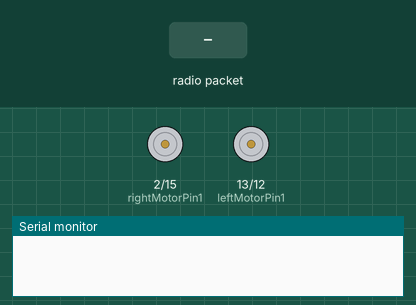
This sketch was run on a simulated ESP32. On the bench: motor-driver pin pairs drawn as motors (green arrow = first pin HIGH = forward, orange = second pin HIGH = backward, longer = more drive, scaled by the enable pin), the last lines printed to the serial monitor. Inputs (shaded band) come from the test bench.

Above: at 1.2 s.
1.3 s: radio packet "A" arrives
At 2.9 s:
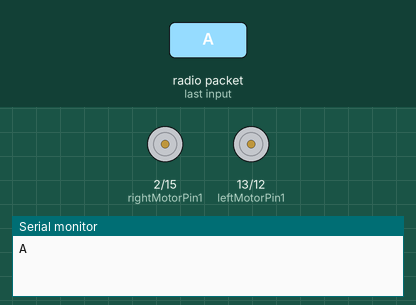
3.2 s: radio packet "D" arrives
At 4.3 s:
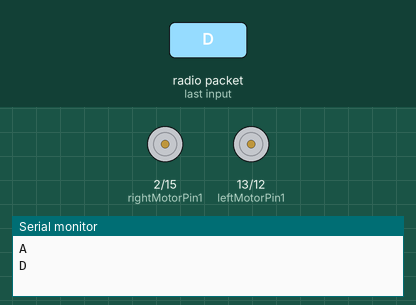
4.7 s: radio packet "S" arrives
At 5.7 s:
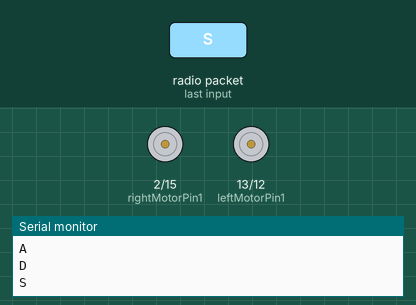
Timing chart, 0 to 7.7 s (numbered marks = the images above; inputs shaded):
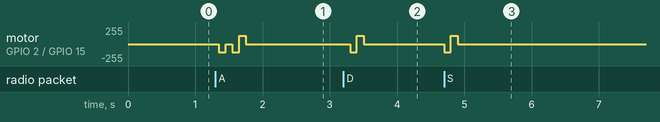

Measured:
- after the input at 1.3 s, motor on GPIO 2 (rightMotorPin1) / GPIO 15 (rightMotorPin2): stopped → backward 127/255 after 0.05 s, → stopped 0.10 s later, → backward 127/255 0.10 s later, → forward 127/255 0.10 s later, … (5 changes in this stretch)
- after the input at 3.2 s, motor on GPIO 2 (rightMotorPin1) / GPIO 15 (rightMotorPin2): stopped → backward 127/255 after 0.10 s, → forward 127/255 0.10 s later, → stopped 0.10 s later
- after the input at 4.7 s, motor on GPIO 2 (rightMotorPin1) / GPIO 15 (rightMotorPin2): stopped → backward 127/255 at once, → forward 127/255 0.10 s later, → stopped 0.10 s later

The sketch:

car-receiver.ino
```cpp
#include <esp_now.h>
#include <WiFi.h>

//Right motor
int enableRightMotor=4;
int rightMotorPin1=2;
int rightMotorPin2=15;
//Left motor
int enableLeftMotor=14;
int leftMotorPin1=13;
int leftMotorPin2=12;

#define MAX_MOTOR_SPEED 127

const int PWMFreq = 1000; /* 1 KHz */
const int PWMResolution = 8;
const int rightMotorPWMSpeedChannel = 4;
const int leftMotorPWMSpeedChannel = 5;

#define SIGNAL_TIMEOUT 1000  // This is signal timeout in milli seconds. We will reset the data if no signal
unsigned long lastRecvTime = 0;

// callback function that will be executed when data is received
void OnDataRecv(const uint8_t * mac, const uint8_t *incomingData, int len)
{
  if (len == 0)
  {
    return;
  }
  char cmd = (char)incomingData[0];

  controlMotor(cmd);
  lastRecvTime = millis();
}

void setUpPinModes()
{
  pinMode(enableRightMotor,OUTPUT);
  pinMode(rightMotorPin1,OUTPUT);
  pinMode(rightMotorPin2,OUTPUT);

  pinMode(enableLeftMotor,OUTPUT);
  pinMode(leftMotorPin1,OUTPUT);
  pinMode(leftMotorPin2,OUTPUT);

  //Set up PWM for motor speed
  ledcSetup(rightMotorPWMSpeedChannel, PWMFreq, PWMResolution);
  ledcSetup(leftMotorPWMSpeedChannel, PWMFreq, PWMResolution);
  ledcAttachPin(enableRightMotor, rightMotorPWMSpeedChannel);
  ledcAttachPin(enableLeftMotor, leftMotorPWMSpeedChannel);
}

void stopMotors(){
  digitalWrite(rightMotorPin1, LOW);
  digitalWrite(rightMotorPin2, LOW);
  digitalWrite(leftMotorPin1, LOW);
  digitalWrite(leftMotorPin2, LOW);
  ledcWrite(enableRightMotor, 0);
  ledcWrite(enableLeftMotor, 0);
}

void controlMotor(char cmd) {
  Serial.println(cmd);
  switch (cmd) {
    case 'A':  // Motor A - solamente
        digitalWrite(rightMotorPin1, LOW);
        digitalWrite(rightMotorPin2, HIGH);
        digitalWrite(leftMotorPin1, LOW);
        digitalWrite(leftMotorPin2, LOW);
        ledcWrite(enableRightMotor, MAX_MOTOR_SPEED);
        ledcWrite(enableLeftMotor, MAX_MOTOR_SPEED);
        delay(100);
        stopMotors();

      case 'D':  // Motor B - solamente
        digitalWrite(rightMotorPin1, LOW);
        digitalWrite(rightMotorPin2, LOW);
        digitalWrite(leftMotorPin1, LOW);
        digitalWrite(leftMotorPin2, HIGH);
        ledcWrite(enableRightMotor, MAX_MOTOR_SPEED);
        ledcWrite(enableLeftMotor, MAX_MOTOR_SPEED);
        delay(100);
        stopMotors();

      case 'S':  // Ambos motores - adelante

        digitalWrite(rightMotorPin1, LOW);
        digitalWrite(rightMotorPin2, HIGH);
        digitalWrite(leftMotorPin1, LOW);
        digitalWrite(leftMotorPin2, HIGH);
        ledcWrite(enableRightMotor, MAX_MOTOR_SPEED);
        ledcWrite(enableLeftMotor, MAX_MOTOR_SPEED);
        delay(100);
        stopMotors();

      case 'Z':  // Ambos motores - atrás
        digitalWrite(rightMotorPin1, HIGH);
        digitalWrite(rightMotorPin2, LOW);
        digitalWrite(leftMotorPin1, HIGH);
        digitalWrite(leftMotorPin2, LOW);
        ledcWrite(enableRightMotor, MAX_MOTOR_SPEED);
        ledcWrite(enableLeftMotor, MAX_MOTOR_SPEED);
        delay(100);
        stopMotors();

      default:
        // Detener todos los motores si se recibe un comando no reconocido
        stopMotors();
  }
}

void setup()
{
  setUpPinModes();

  Serial.begin(115200);
  WiFi.mode(WIFI_STA);

  // Init ESP-NOW
  if (esp_now_init() != ESP_OK)
  {
    Serial.println("Error initializing ESP-NOW");
    return;
  }

  esp_now_register_recv_cb(OnDataRecv);
}

void loop()
{
  //Check Signal lost.
  unsigned long now = millis();
  if ( now - lastRecvTime > SIGNAL_TIMEOUT )
  {
    //stopMotors();
  }
}
```
